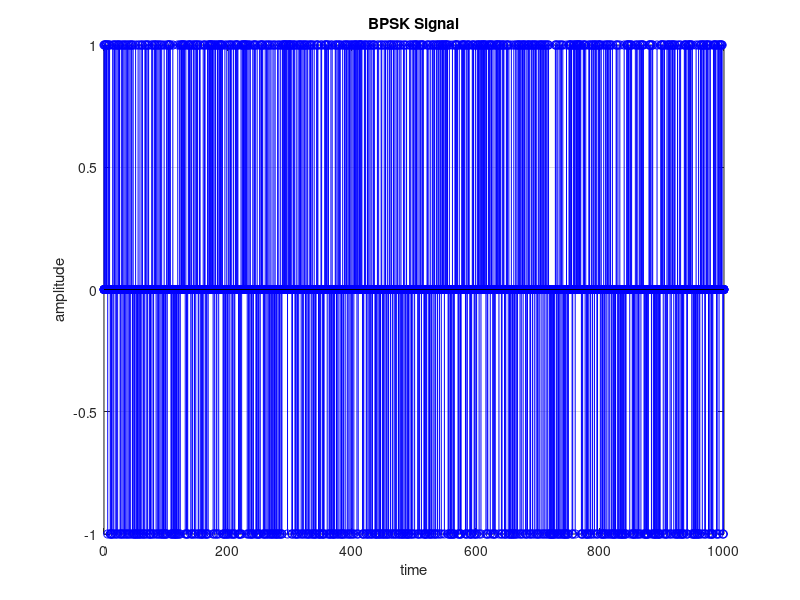
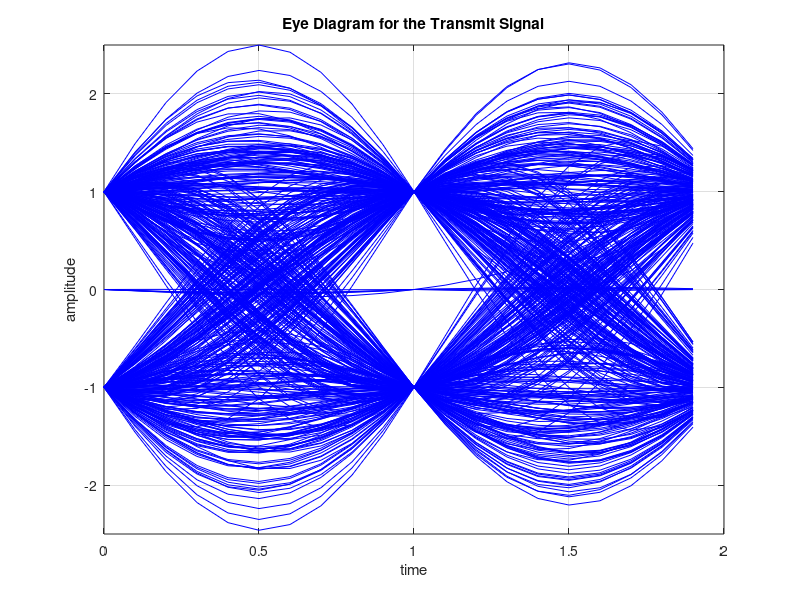
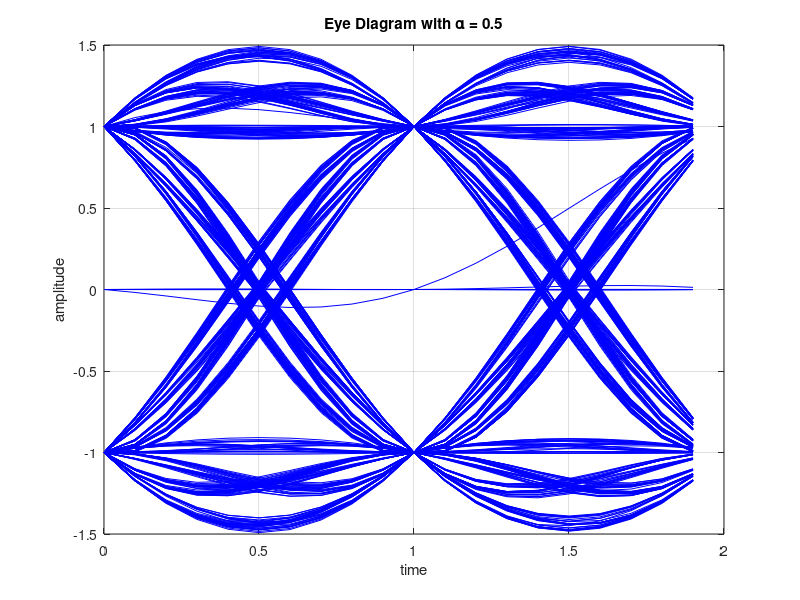
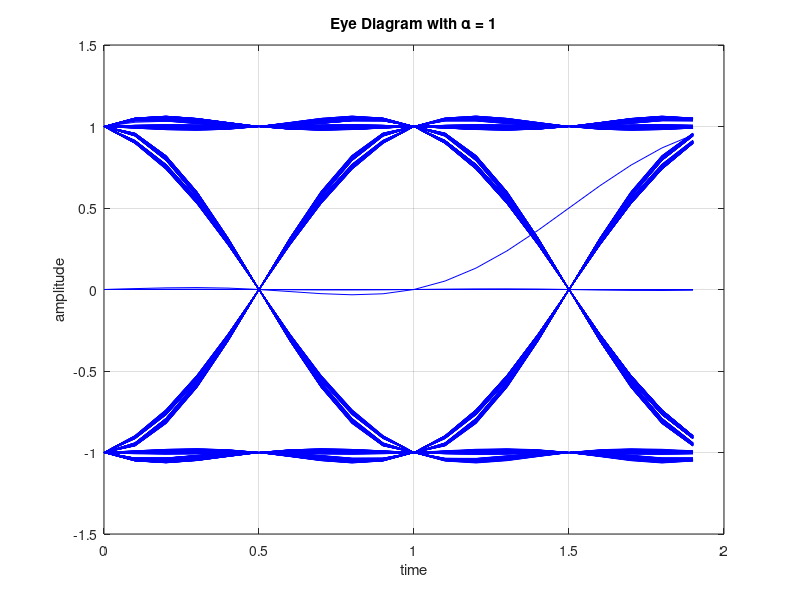

MATLAB code to generate these figures, in order:
clear all;
close all;

N  = 10^3; % number of symbols
am = 2*(rand(1,N)>0.5)-1; % generating random binary sequence
fs = 10; % sampling frequency in Hz

% Snippets of the following code was extracted by the provided source for
% the assignment http://www.dsplog.com/2008/05/01/eye-diagram-plot-matlab-raised-cosine-filter/

% defining the sinc filter
sincNum = sin(pi*[-fs:1/fs:fs]); % numerator of the sinc function
sincDen = (pi*[-fs:1/fs:fs]); % denominator of the sinc function
sincDenZero = find(abs(sincDen) < 10^-10);
sincOp = sincNum./sincDen;
sincOp(sincDenZero) = 1; % sin(pix/(pix) =1 for x =0

% raised cosine filter
alpha = 0.5;
cosNum = cos(alpha*pi*[-fs:1/fs:fs]);
cosDen = (1-(2*alpha*[-fs:1/fs:fs]).^2);
cosDenZero = find(abs(cosDen)<10^-10);
cosOp = cosNum./cosDen;
cosOp(cosDenZero) = pi/4;

gt_alpha5 = sincOp.*cosOp;

alpha = 1;
cosNum = cos(alpha*pi*[-fs:1/fs:fs]);
cosDen = (1-(2*alpha*[-fs:1/fs:fs]).^2);
cosDenZero = find(abs(cosDen)<10^-10);
cosOp = cosNum./cosDen;
cosOp(cosDenZero) = pi/4;
gt_alpha1 = sincOp.*cosOp;

% upsampling the transmit sequence 
amUpSampled = [am;zeros(fs-1,length(am))];
amU = amUpSampled(:).';

% filtered sequence
st_alpha0 = conv(amU,sincOp);
st_alpha5 = conv(amU,gt_alpha5);
st_alpha1 = conv(amU,gt_alpha1);

% taking only the first 10000 samples
st_alpha0 = st_alpha0([1:10000]);
st_alpha5 = st_alpha5([1:10000]);
st_alpha1 = st_alpha1([1:10000]);

st_alpha0_reshape = reshape(st_alpha0,fs*2,N*fs/20).';
st_alpha5_reshape = reshape(st_alpha5,fs*2,N*fs/20).';
st_alpha1_reshape = reshape(st_alpha1,fs*2,N*fs/20).';

close all
figure;
stem([0:1/fs:N-1/fs],amU,'b');     
title('BPSK Signal');
xlabel('time')
ylabel('amplitude') 
grid on

figure;
plot([0:1/fs:1.99],real(st_alpha0_reshape).','b');   
title('Eye Diagram for the Transmit Signal');
xlabel('time')
ylabel('amplitude') 
axis([0 2 -2.5 2.5])
grid on

figure;
plot([0:1/fs:1.99],real(st_alpha5_reshape).','b');   
title('Eye Diagram with \alpha = 0.5');
xlabel('time')
ylabel('amplitude') 
axis([0 2 -1.5 1.5])
grid on

figure;
plot([0:1/fs:1.99],real(st_alpha1_reshape).','b');  
title('Eye Diagram with \alpha = 1') 
xlabel('time')
ylabel('amplitude') 
axis([0 2 -1.5 1.5 ])
grid on



